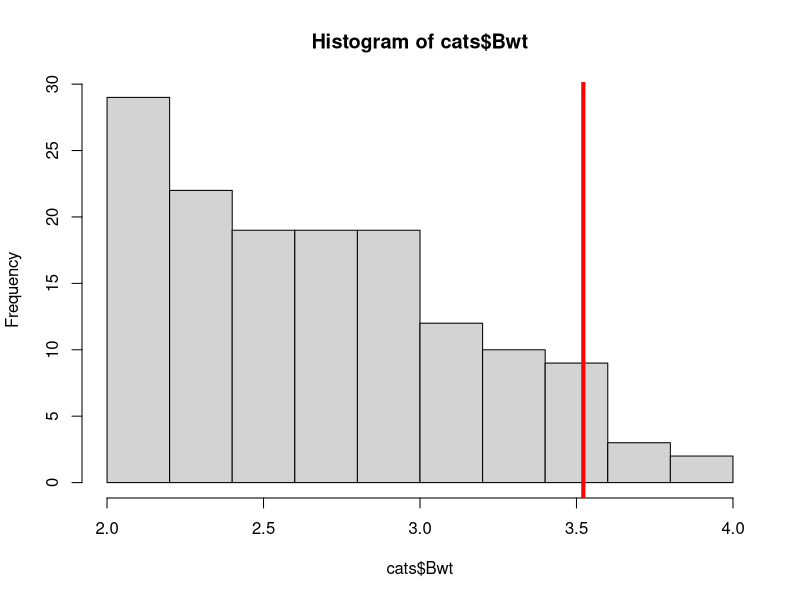
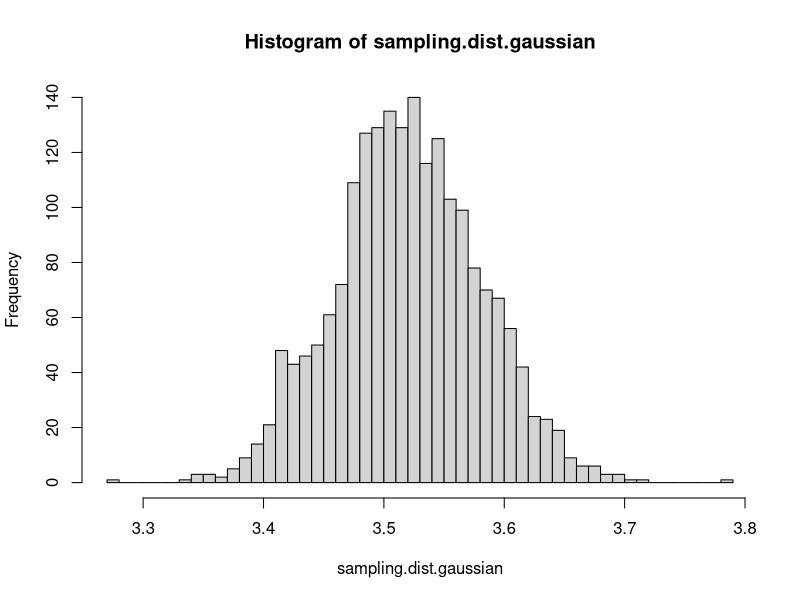
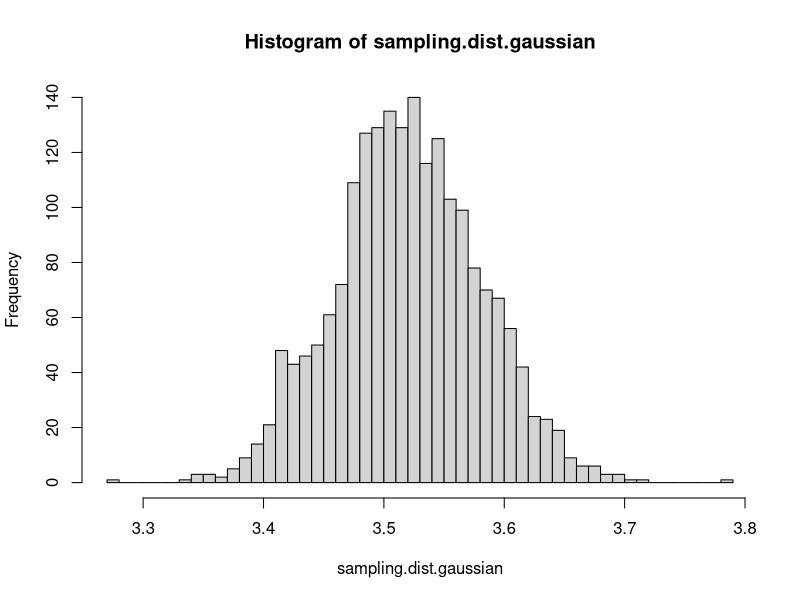
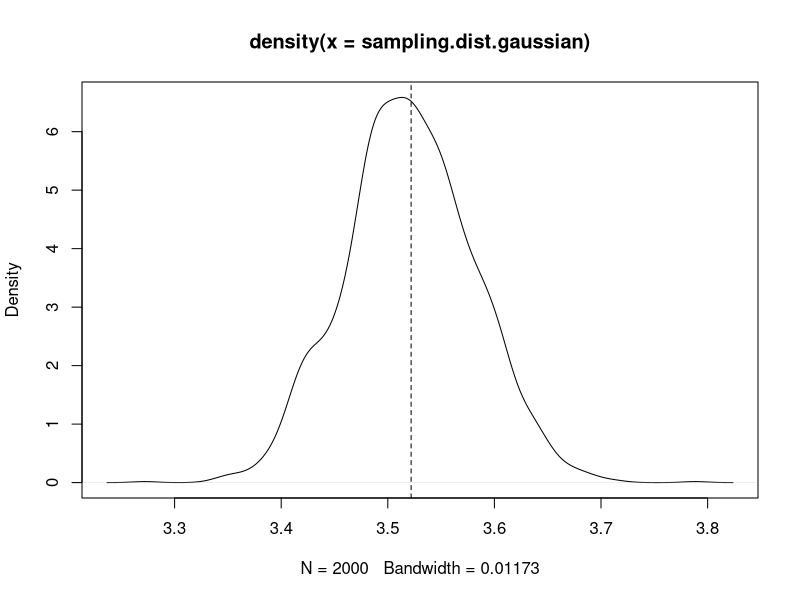
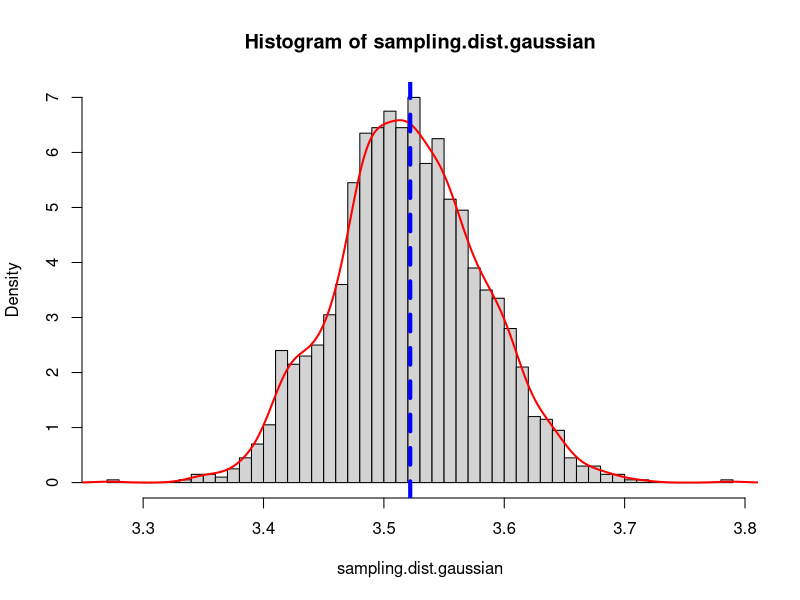
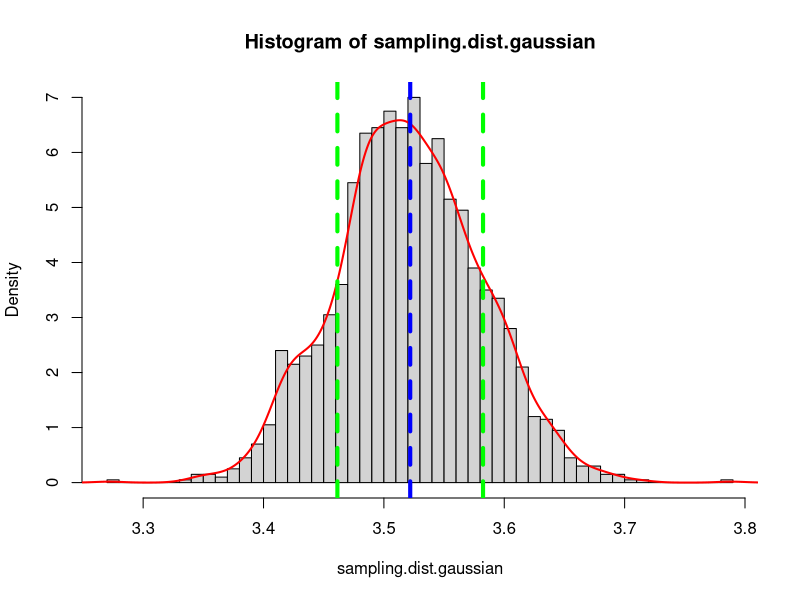
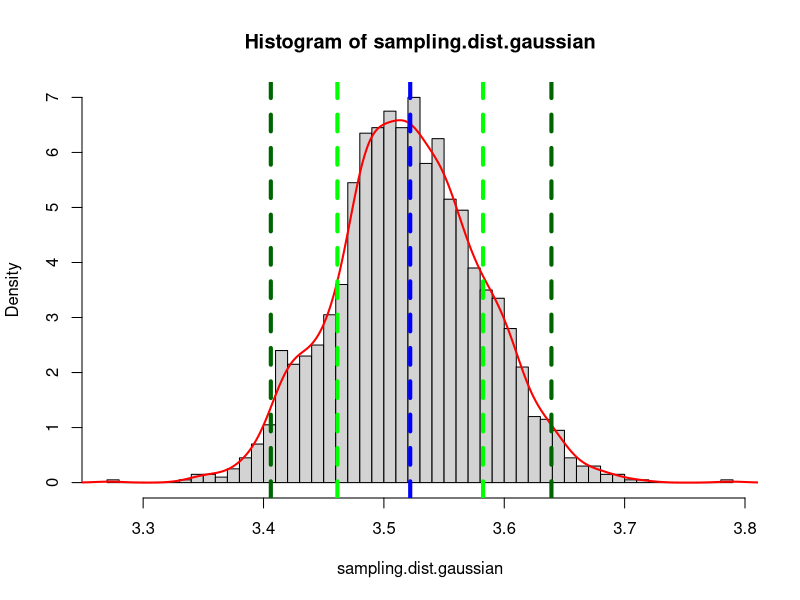
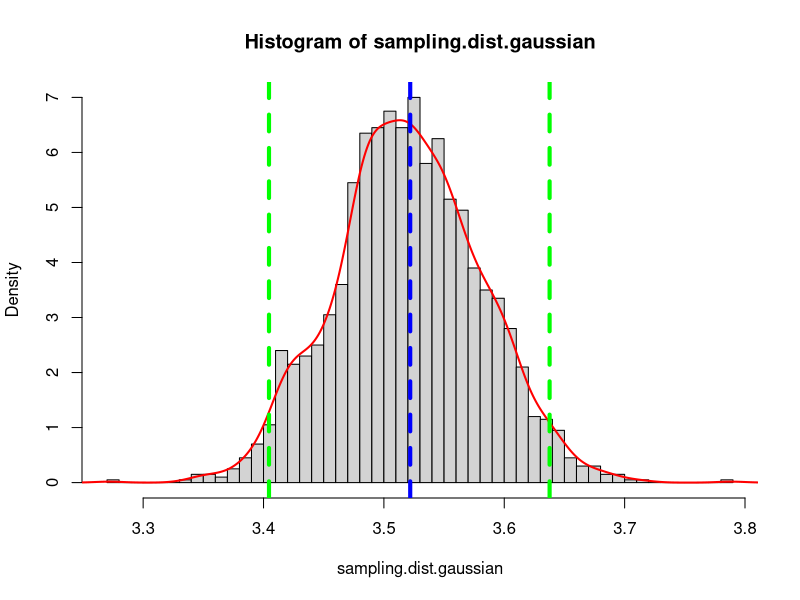

Write R code to recreate these figures, in order.
library(MASS)

#Data on weights of 144 cats; 
data(cats)
help(cats)
summary(cats)

q95.gaussian <- qnorm(0.95,mean=mean(cats$Bwt),sd=sd(cats$Bwt))

q95.gaussian

hist(cats$Bwt)
abline(v=q95.gaussian,col='red',lwd=4)

#fit Gaussian, find 95th percentile
rcats.gaussian <- function() {
  rnorm(n=nrow(cats),mean=mean(cats$Bwt),sd=sd(cats$Bwt))
}

est.q95.gaussian <- function(x) {
  m <- mean(x)
  s <- sd(x)
  return(qnorm(0.95,mean=m,sd=s))
}

est.q95.gaussian

#Simulate, plot the sampling distribution from the simulations
sampling.dist.gaussian <- replicate(2000, est.q95.gaussian(rcats.gaussian()))

plot(hist(sampling.dist.gaussian,breaks=50))

plot(density(sampling.dist.gaussian))
abline(v=q95.gaussian,lty=2)

hist(sampling.dist.gaussian,breaks=50,prob=TRUE)
lines(density(sampling.dist.gaussian),col="red",lwd=2)
abline(v=q95.gaussian,lty=2,col="blue",lwd=4)

sd(sampling.dist.gaussian)

hist(sampling.dist.gaussian,breaks=50,prob=TRUE)
lines(density(sampling.dist.gaussian),col="red",lwd=2)
abline(v=q95.gaussian,lty=2,col="blue",lwd=4)
abline(v=q95.gaussian+sd(sampling.dist.gaussian),lty=2,col="green",lwd=4)
abline(v=q95.gaussian-sd(sampling.dist.gaussian),lty=2,col="green",lwd=4)

quantile(sampling.dist.gaussian,c(0.025,0.975))

hist(sampling.dist.gaussian,breaks=50,prob=TRUE)
lines(density(sampling.dist.gaussian),col="red",lwd=2)
abline(v=q95.gaussian,lty=2,col="blue",lwd=4)
abline(v=q95.gaussian+sd(sampling.dist.gaussian),lty=2,col="green",lwd=4)
abline(v=q95.gaussian-sd(sampling.dist.gaussian),lty=2,col="green",lwd=4)
abline(v=quantile(sampling.dist.gaussian,c(0.025,0.975)),lty=2,col="darkgreen",lwd=4)

#Find the basic CI
2*q95.gaussian - quantile(sampling.dist.gaussian,c(0.975,0.025))

alpha = 2*q95.gaussian - quantile(sampling.dist.gaussian,c(0.975,0.025))

hist(sampling.dist.gaussian,breaks=50,prob=TRUE)
lines(density(sampling.dist.gaussian),col="red",lwd=2)
abline(v=q95.gaussian,lty=2,col="blue",lwd=4)
abline(v=alpha[1],lty=2,col="green",lwd=4)
abline(v=alpha[2],lty=2,col="green",lwd=4)

#Compare histogram to fitted Gaussian density and to a smooth density estimate
plot(hist(cats$Bwt),freq=FALSE)
curve(dnorm(x,mean=mean(cats$Bwt),sd=sd(cats$Bwt)),add=TRUE,col="purple",lwd=4)
lines(density(cats$Bwt),col='red',lwd=4)

#Resampling, re-estimating, and finding sampling distribution, standard error, bias, CIs
q95.np <- quantile(cats$Bwt,0.95)

q95.np

resample <- function(x) {
  sample(x,size=length(x),replace=TRUE)
}

est.q95.np <- function(x) {
  quantile(x,0.95)
}

sampling.dist.np <- replicate(10000, est.q95.np(resample(cats$Bwt)))

plot(density(sampling.dist.np))
abline(v=q95.np,lty=2)

quantile(sampling.dist.np,c(0.025,0.975))

2*q95.np - quantile(sampling.dist.np,c(0.975,0.025))

alpha = 2*q95.np - quantile(sampling.dist.np,c(0.975,0.025))

plot(density(sampling.dist.np))
abline(v=q95.np,lty=2,col="blue",lwd=4)
abline(v=alpha[1],lty=2,col="green",lwd=4)
abline(v=alpha[2],lty=2,col="green",lwd=4)


#Plot the data with the regression line
plot(Hwt~Bwt, data=cats, xlab="Body weight (kg)", ylab="Heart weight (g)")
cats.lm <- lm(Hwt ~ Bwt, data=cats)
abline(cats.lm, col="red",lwd=4)

#Coefficients and “official” confidence intervals:
coefficients(cats.lm)
confint(cats.lm)

#The residuals don’t look very Gaussian:
plot(cats$Bwt,residuals(cats.lm))

plot(density(residuals(cats.lm)))

#Find CIs for coefficients by resampling cases:
coefs.cats.lm <- function(subset) {
    fit <- lm(Hwt~Bwt,data=cats,subset=subset)
    return(coefficients(fit))
}

cats.lm.sampling.dist <- replicate(1000, coefs.cats.lm(resample(1:nrow(cats))))
limits <- apply(cats.lm.sampling.dist,1,quantile,c(0.025,0.975))

limits

plot(density(residuals(cats.lm)))
abline(v=limits[1],lty=2,col="green",lwd=4)
abline(v=limits[2],lty=2,col="green",lwd=4)
